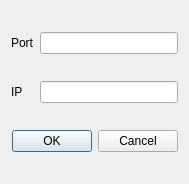
<?xml version="1.0" encoding="UTF-8"?>
<ui version="4.0">
 <class>SettingsDlg</class>
 <widget class="QDialog" name="SettingsDlg">
  <property name="geometry">
   <rect>
    <x>0</x>
    <y>0</y>
    <width>189</width>
    <height>184</height>
   </rect>
  </property>
  <property name="windowTitle">
   <string>Dialog</string>
  </property>
  <layout class="QGridLayout" name="gridLayout">
   <item row="0" column="0">
    <widget class="QLabel" name="labelPort">
     <property name="text">
      <string>Port</string>
     </property>
    </widget>
   </item>
   <item row="0" column="1">
    <widget class="QLineEdit" name="linePort"/>
   </item>
   <item row="1" column="0">
    <widget class="QLabel" name="labelIp">
     <property name="text">
      <string>IP</string>
     </property>
    </widget>
   </item>
   <item row="2" column="0" colspan="2">
    <widget class="QDialogButtonBox" name="buttonBox">
     <property name="orientation">
      <enum>Qt::Horizontal</enum>
     </property>
     <property name="standardButtons">
      <set>QDialogButtonBox::Cancel|QDialogButtonBox::Ok</set>
     </property>
    </widget>
   </item>
   <item row="1" column="1">
    <widget class="QLineEdit" name="lineIp"/>
   </item>
  </layout>
 </widget>
 <resources/>
 <connections>
  <connection>
   <sender>buttonBox</sender>
   <signal>accepted()</signal>
   <receiver>SettingsDlg</receiver>
   <slot>accept()</slot>
   <hints>
    <hint type="sourcelabel">
     <x>248</x>
     <y>254</y>
    </hint>
    <hint type="destinationlabel">
     <x>157</x>
     <y>274</y>
    </hint>
   </hints>
  </connection>
  <connection>
   <sender>buttonBox</sender>
   <signal>rejected()</signal>
   <receiver>SettingsDlg</receiver>
   <slot>reject()</slot>
   <hints>
    <hint type="sourcelabel">
     <x>316</x>
     <y>260</y>
    </hint>
    <hint type="destinationlabel">
     <x>286</x>
     <y>274</y>
    </hint>
   </hints>
  </connection>
 </connections>
</ui>
